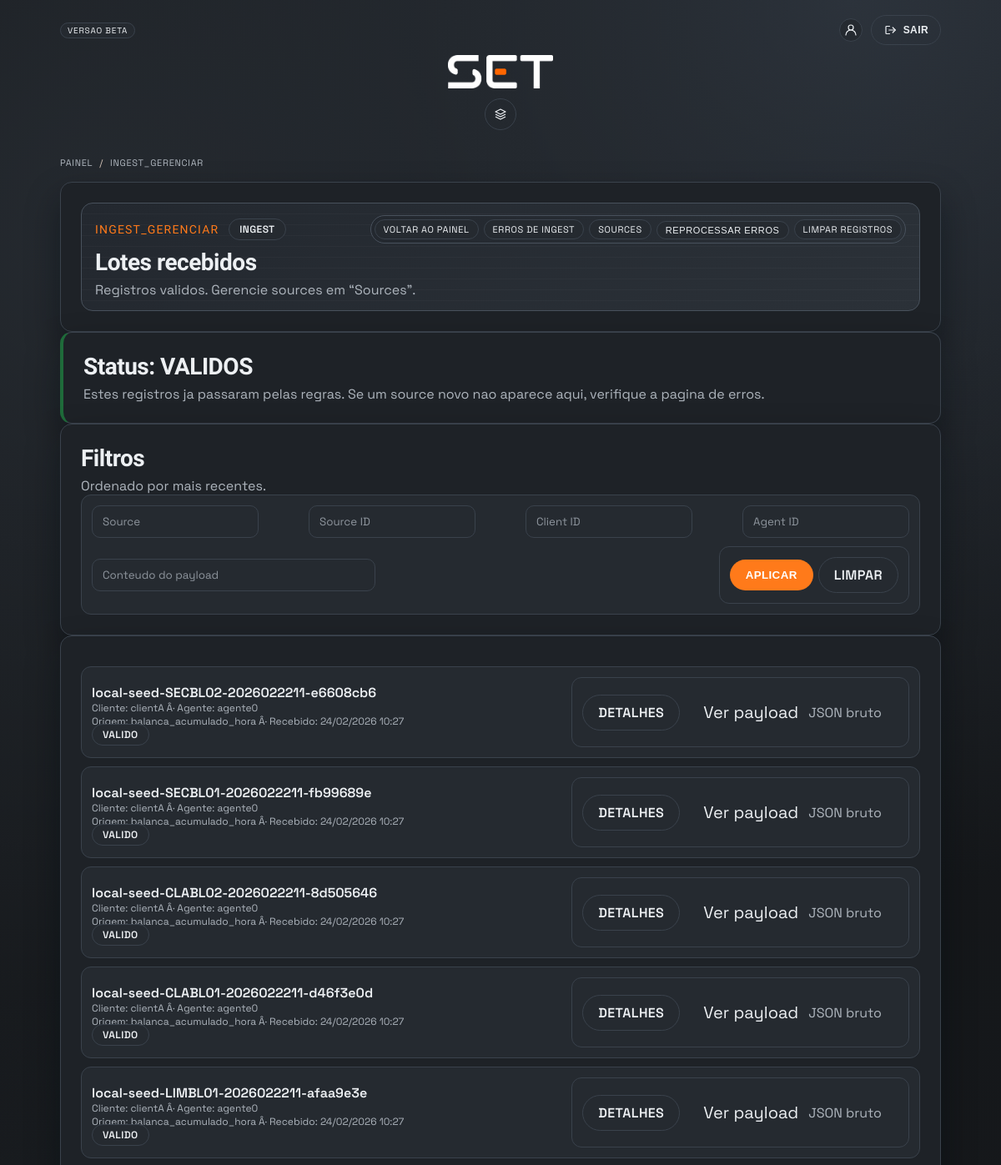
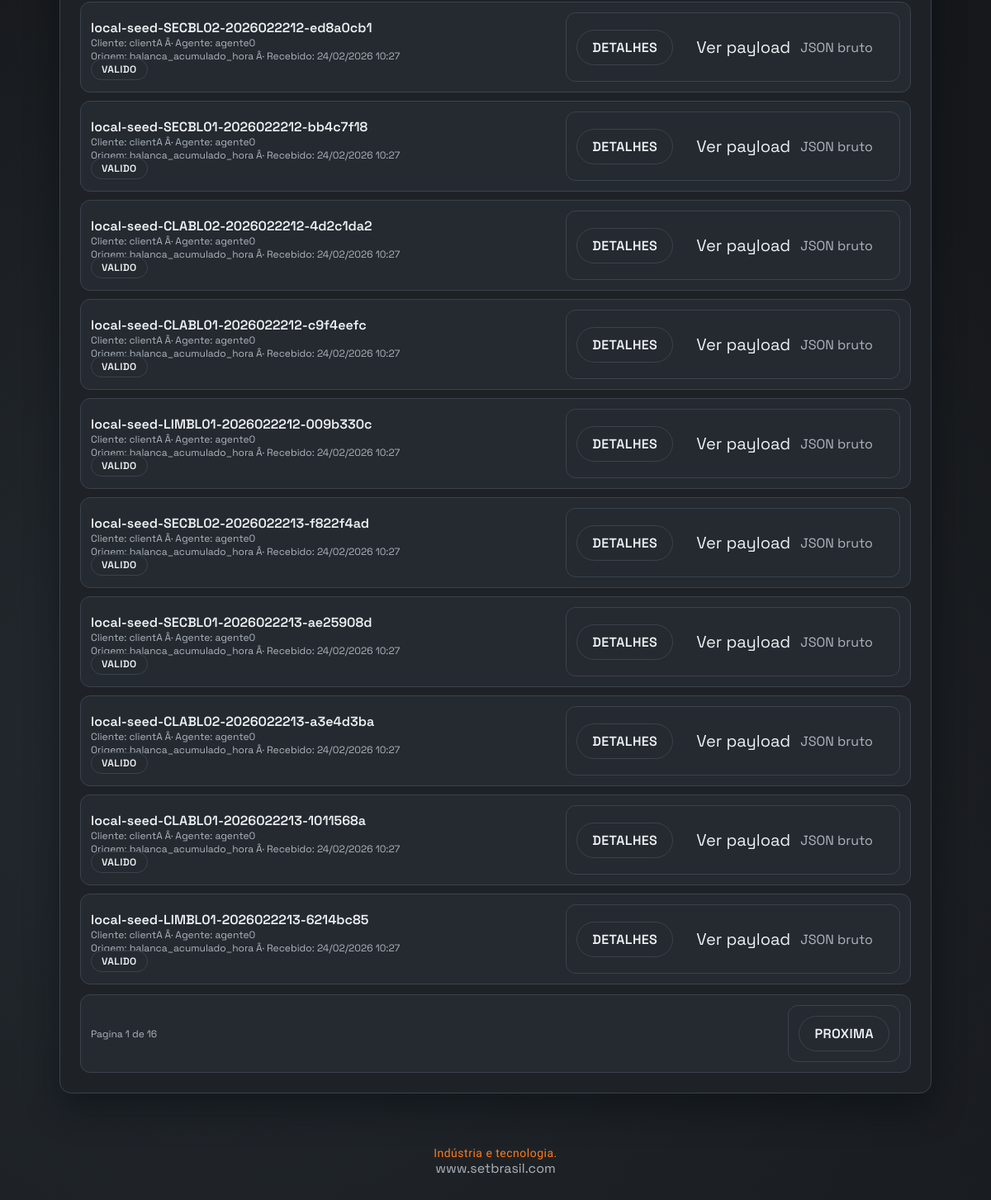
/ingest-gerenciar/ (signed in), run on the app's committed database (2 pictures, top to bottom).
### core/models.py (models this page shows, shortened)
class IngestRecord(models.Model):
    source_id = models.CharField(max_length=120, unique=True)
    client_id = models.CharField(max_length=120, blank=True)
    agent_id = models.CharField(max_length=120, blank=True)
    source = models.CharField(max_length=120, blank=True)
    payload = models.JSONField()
    created_at = models.DateTimeField(auto_now_add=True)
    updated_at = models.DateTimeField(auto_now=True, null=True)
    class Meta:
        ordering = ["-created_at"]
        indexes = [
            models.Index(fields=["client_id", "agent_id", "source", "created_at"]),
        ]

### core/views.py (the view, shortened to what this page needs)
# urls.py: path('ingest-gerenciar/', views.planta_conectada, name="ingest_gerenciar"),
@login_required
def planta_conectada(request):
    if not request.user.is_staff:
        return HttpResponseForbidden("Sem permissao.")
    registros_qs = IngestRecord.objects.all()
    source = request.GET.get("source", "").strip()
    source_id = request.GET.get("source_id", "").strip()
    client_id = request.GET.get("client_id", "").strip()
    agent_id = request.GET.get("agent_id", "").strip()
    payload_q = request.GET.get("payload_q", "").strip()
    if source:
        registros_qs = registros_qs.filter(source__icontains=source)
    if source_id:
        registros_qs = registros_qs.filter(source_id__icontains=source_id)
    if client_id:
        registros_qs = registros_qs.filter(client_id__icontains=client_id)
    if agent_id:
        registros_qs = registros_qs.filter(agent_id__icontains=agent_id)
    if payload_q:
        registros_qs = registros_qs.annotate(payload_text=Cast("payload", output_field=TextField())).filter(
            payload_text__icontains=payload_q
        )
    registros_qs = registros_qs.order_by("-created_at")
    source_options = list(
        IngestRecord.objects.exclude(source="").values_list("source", flat=True).distinct().order_by("source")[:200]
    )
    source_id_options = list(
        IngestRecord.objects.exclude(source_id="").values_list("source_id", flat=True).distinct().order_by("source_id")[:200]
    )
    client_id_options = list(
        IngestRecord.objects.exclude(client_id="").values_list("client_id", flat=True).distinct().order_by("client_id")[:200]
    )
    agent_id_options = list(
        IngestRecord.objects.exclude(agent_id="").values_list("agent_id", flat=True).distinct().order_by("agent_id")[:200]
    )
    page_obj = _paginate_queryset(request, registros_qs, per_page=15)
    page_query = request.GET.copy()
    page_query.pop("page", None)
    context = {
        "page_obj": page_obj,
        "page_query": page_query.urlencode(),
        "filters": {
            "source": source,
            "source_id": source_id,
            "client_id": client_id,
            "agent_id": agent_id,
            "payload_q": payload_q,
        },
        "filter_options": {
            "source": source_options,
            "source_id": source_id_options,
            "client_id": client_id_options,
            "agent_id": agent_id_options,
        },
    }
    if _is_partial_request(request):
        return render(request, "core/partials/ingest_records_list.html", context)
    return render(request, "core/ingest_gerenciar.html", context)

### core/views.py (called while the page is built)
def _is_partial_request(request):
    return request.headers.get("X-Requested-With") == "XMLHttpRequest" or request.GET.get("partial") == "1"

def _paginate_queryset(request, qs, per_page=15):
    page_number = request.GET.get("page", 1)
    paginator = Paginator(qs, per_page)
    return paginator.get_page(page_number)

### core/templates/core/ingest_gerenciar.html (shortened to what this page needs)
{% extends "core/base.html" %}
{% load static %}
{% block breadcrumbs %}
  <nav class="page-crumbs" aria-label="Breadcrumb">
    <a href="{% url 'painel' %}">Painel</a>
    <span class="crumb-sep">/</span>
    <span>INGEST_GERENCIAR</span>
  </nav>
{% endblock %}
{% block content %}
  <section class="card">
    <div class="page-hud">
      <div class="hud-top">
        <div class="hud-title">INGEST_GERENCIAR</div>
        <div class="hud-pill">Ingest</div>
        <div class="hud-menu" aria-label="Menu do modulo">
          <a class="hud-menu-pill" href="{% url 'painel' %}">Voltar ao painel</a>
          <a class="hud-menu-pill" href="{% url 'ingest_erros' %}">Erros de ingest</a>
          <a class="hud-menu-pill" href="{% url 'ingest_sources' %}">Sources</a>
          <form method="post" onsubmit="return confirm('Reprocessar erros pendentes?');">
            <button class="hud-menu-pill" type="submit">Reprocessar erros</button>
          </form>
          <a class="hud-menu-pill" href="{% url 'ingest_limpar' %}">Limpar registros</a>
        </div>
      </div>
      <div class="page-hud-head">
        <div>
          <h1 class="page-title">Lotes recebidos</h1>
          <p class="page-subtitle">Registros validos. Gerencie sources em “Sources”.</p>
        </div>
      </div>
    </div>
  </section>
  <section class="card" style="border-left: 4px solid #1f6b3a;">
    <div class="page-hud-head">
      <div>
        <h2 class="page-title">Status: VALIDOS</h2>
        <p class="page-subtitle">
          Estes registros ja passaram pelas regras. Se um source novo nao aparece aqui, verifique a pagina de erros.
        </p>
      </div>
    </div>
  </section>
  <section class="card">
    <div class="page-hud-head">
      <div>
        <h2 class="page-title">Filtros</h2>
        <p class="page-subtitle">Ordenado por mais recentes.</p>
      </div>
    </div>
    <form method="get" id="ingest-filter-form" class="user-row" style="gap: 10px; flex-wrap: wrap;">
      <input class="field-input" style="min-width: 160px; max-width: 200px;" type="text" name="source" list="source-options" placeholder="Source" value="{{ filters.source }}">
      <input class="field-input" style="min-width: 160px; max-width: 200px;" type="text" name="source_id" list="source-id-options" placeholder="Source ID" value="{{ filters.source_id }}">
      <input class="field-input" style="min-width: 160px; max-width: 200px;" type="text" name="client_id" list="client-id-options" placeholder="Client ID" value="{{ filters.client_id }}">
      <input class="field-input" style="min-width: 160px; max-width: 200px;" type="text" name="agent_id" list="agent-id-options" placeholder="Agent ID" value="{{ filters.agent_id }}">
      <input class="field-input" style="min-width: 220px; max-width: 340px;" type="text" name="payload_q" placeholder="Conteudo do payload" value="{{ filters.payload_q }}">
      <div class="user-row" style="gap: 6px; align-items: center;">
        <button class="btn btn-primary" type="submit">Aplicar</button>
        <a class="btn btn-ghost" href="{% url 'ingest_gerenciar' %}">Limpar</a>
      </div>
    </form>
  </section>
  <section class="card" id="ingest-records">
    {% include "core/partials/ingest_records_list.html" %}
  </section>
{% endblock %}

### core/templates/core/partials/ingest_records_list.html (shortened to what this page needs)
{% if page_obj and page_obj.object_list %}
  <div class="user-list">
    {% for registro in page_obj %}
      <div class="user-row">
        <div>
          <div class="panel-title">{{ registro.source_id }}</div>
          <div class="proposal-meta">
            Cliente: {{ registro.client_id|default:"-" }} Â· Agente: {{ registro.agent_id|default:"-" }}
          </div>
          <div class="proposal-meta">
            Origem: {{ registro.source|default:"-" }} Â· Recebido: {{ registro.created_at|date:"d/m/Y H:i" }}
          </div>
          <div class="proposal-meta">
            <span class="hud-pill" style="background: #e6f5ec; color: #1f6b3a;">VALIDO</span>
          </div>
        </div>
        <div class="user-row" style="gap: 8px; justify-content: flex-end;">
          <a class="btn btn-ghost" href="{% url 'ingest_detail' registro.pk %}">Detalhes</a>
          <details class="io-discrete" style="min-width: 220px;">
            <summary class="io-discrete-summary">
              <span class="io-title">Ver payload</span>
              <span class="muted">JSON bruto</span>
            </summary>
          </details>
        </div>
      </div>
    {% endfor %}
  </div>
  {% include "core/partials/pagination.html" with page_obj=page_obj page_query=page_query %}
{% else %}
  <p class="muted">Nenhum dado recebido ainda.</p>
{% endif %}

### data on the page
IngestRecord: source_id "local-seed-SECBL02-2026022211-e6608cb6", client_id "clientA", agent_id "agente0", source "balanca_acumulado_hora", created_at "24/02/2026 10:27"
IngestRecord: source_id "local-seed-SECBL01-2026022211-fb99689e", client_id "clientA", agent_id "agente0", source "balanca_acumulado_hora", created_at "24/02/2026 10:27"
IngestRecord: source_id "local-seed-CLABL02-2026022211-8d505646", client_id "clientA", agent_id "agente0", source "balanca_acumulado_hora", created_at "24/02/2026 10:27"
IngestRecord: source_id "local-seed-CLABL01-2026022211-d46f3e0d", client_id "clientA", agent_id "agente0", source "balanca_acumulado_hora", created_at "24/02/2026 10:27"
IngestRecord: source_id "local-seed-LIMBL01-2026022211-afaa9e3e", client_id "clientA", agent_id "agente0", source "balanca_acumulado_hora", created_at "24/02/2026 10:27"
IngestRecord: source_id "local-seed-SECBL02-2026022212-ed8a0cb1", client_id "clientA", agent_id "agente0", source "balanca_acumulado_hora", created_at "24/02/2026 10:27"
IngestRecord: source_id "local-seed-SECBL01-2026022212-bb4c7f18", client_id "clientA", agent_id "agente0", source "balanca_acumulado_hora", created_at "24/02/2026 10:27"
IngestRecord: source_id "local-seed-CLABL02-2026022212-4d2c1da2", client_id "clientA", agent_id "agente0", source "balanca_acumulado_hora", created_at "24/02/2026 10:27"
IngestRecord: source_id "local-seed-CLABL01-2026022212-c9f4eefc", client_id "clientA", agent_id "agente0", source "balanca_acumulado_hora", created_at "24/02/2026 10:27"
IngestRecord: source_id "local-seed-LIMBL01-2026022212-009b330c", client_id "clientA", agent_id "agente0", source "balanca_acumulado_hora", created_at "24/02/2026 10:27"
IngestRecord: source_id "local-seed-SECBL02-2026022213-f822f4ad", client_id "clientA", agent_id "agente0", source "balanca_acumulado_hora", created_at "24/02/2026 10:27"
IngestRecord: source_id "local-seed-SECBL01-2026022213-ae25908d", client_id "clientA", agent_id "agente0", source "balanca_acumulado_hora", created_at "24/02/2026 10:27"
IngestRecord: source_id "local-seed-CLABL02-2026022213-a3e4d3ba", client_id "clientA", agent_id "agente0", source "balanca_acumulado_hora", created_at "24/02/2026 10:27"
IngestRecord: source_id "local-seed-CLABL01-2026022213-1011568a", client_id "clientA", agent_id "agente0", source "balanca_acumulado_hora", created_at "24/02/2026 10:27"
IngestRecord: source_id "local-seed-LIMBL01-2026022213-6214bc85", client_id "clientA", agent_id "agente0", source "balanca_acumulado_hora", created_at "24/02/2026 10:27"

### other printed values
{{ page_obj.number }} "1"
{{ page_obj.paginator.num_pages }} "16"
